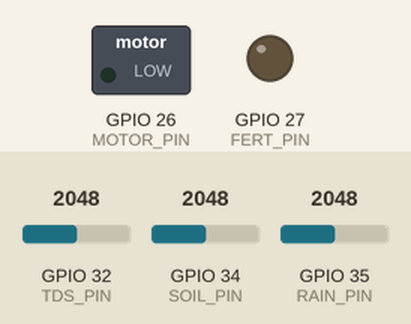
Recording of a sketch running on a simulated ESP32. Shown: switched loads named in the sketch (green lamp = pin HIGH), output pins drawn as LEDs (lit = HIGH). The inputs (shaded band) are chosen by the test bench; at power-on: GPIO 34 (SOIL_PIN) = 2048, GPIO 32 (TDS_PIN) = 2048, GPIO 35 (RAIN_PIN) = 2048. What the sketch prints to the serial monitor is not drawn.

Above: at 1.2 s.
1.3 s: GPIO 34 (SOIL_PIN) set to 2835
3.8 s: GPIO 34 (SOIL_PIN) set to 2965
At 5.5 s:
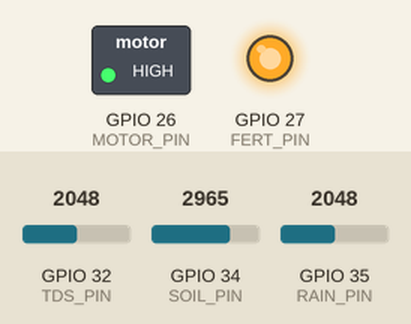
6.4 s: GPIO 32 (TDS_PIN) set to 2451
8.4 s: GPIO 32 (TDS_PIN) set to 2562
At 10.0 s:
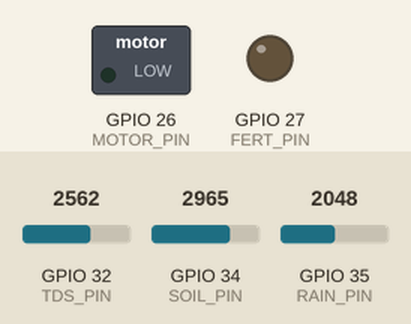
11.0 s: GPIO 35 (RAIN_PIN) set to 491
13.3 s: GPIO 32 (TDS_PIN) set to 2460
At 14.6 s:
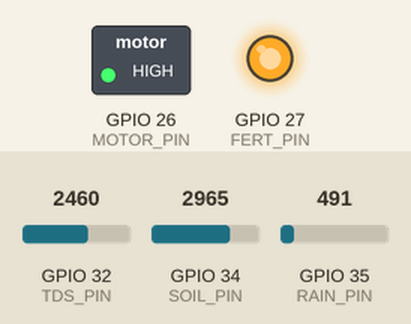
Timing chart, 0 to 16.7 s (numbered marks = the images above; inputs shaded):
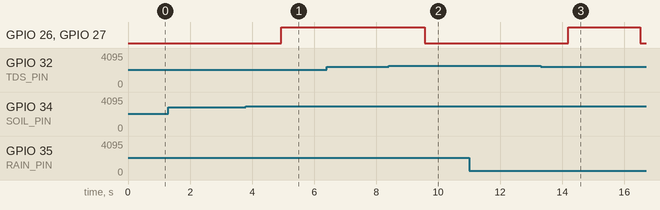

The sketch:

demo1.ino
```cpp
#define SOIL_PIN    34
#define RAIN_PIN    35
#define TDS_PIN     32
#define MOTOR_PIN   26
#define FERT_PIN    27

// ── Thresholds ────────────────────────────────────────────────────────────────
const int DRY_THRESHOLD   = 30;    // % -> irrigation ON below this
const int WET_THRESHOLD   = 35;    // % -> irrigation OFF above this
const int RAIN_THRESHOLD  = 500;   // <-- adjust after calibration
const int TDS_THRESHOLD   = 2500;  // raw ADC
const int SAMPLE_COUNT    = 10;    // more stable averaging

// Fertilizer duty cycle
const unsigned long FERT_PERIOD_MS = 60000UL; // 60 s
const unsigned long FERT_ON_MS     = 10000UL; // 10 s

// Rain debounce: require rain to be present for this long before OFF
const unsigned long RAIN_CONFIRM_MS = 3000UL;

// ── State ─────────────────────────────────────────────────────────────────────
bool motorOn       = false;
bool fertOn        = false;
bool rainConfirmed = false;

unsigned long fertCycleStart = 0;
unsigned long rainStartTime  = 0;

// ── Helpers ───────────────────────────────────────────────────────────────────
int averageRead(int pin) {
  long sum = 0;
  for (int i = 0; i < SAMPLE_COUNT; i++) {
    sum += analogRead(pin);
    delay(10);
  }
  return (int)(sum / SAMPLE_COUNT);
}

int toMoisture(int raw) {
  // Calibrate these values for your soil sensor
  const int DRY_RAW = 3500;
  const int WET_RAW = 1500;

  return constrain(map(raw, DRY_RAW, WET_RAW, 0, 100), 0, 100);
}

// ── Setup ─────────────────────────────────────────────────────────────────────
void setup() {
  Serial.begin(115200);

  pinMode(MOTOR_PIN, OUTPUT);
  pinMode(FERT_PIN, OUTPUT);

  digitalWrite(MOTOR_PIN, LOW);
  digitalWrite(FERT_PIN, LOW);

  fertCycleStart = millis();

  Serial.println("======================================");
  Serial.println(" SMART IRRIGATION SYSTEM STARTED ");
  Serial.println("======================================");
}

// ── Main loop ─────────────────────────────────────────────────────────────────
void loop() {
  int soilRaw = averageRead(SOIL_PIN);
  int rainRaw = averageRead(RAIN_PIN);
  int tdsRaw  = averageRead(TDS_PIN);

  int moisture = toMoisture(soilRaw);

  // ── Rain detection (LOW = wet for most modules)
  bool rainNow = (rainRaw < RAIN_THRESHOLD);

  // ── Debounce rain detection
  if (rainNow) {
    if (rainStartTime == 0) rainStartTime = millis();

    if (millis() - rainStartTime >= RAIN_CONFIRM_MS) {
      rainConfirmed = true;
    }
  } else {
    rainStartTime = 0;
    rainConfirmed = false;
  }

  // ── Water quality check
  bool waterGood = (tdsRaw < TDS_THRESHOLD);

  // ── Soil moisture hysteresis
  if (!motorOn && moisture < DRY_THRESHOLD) {
    motorOn = true;
  }

  if (motorOn && moisture > WET_THRESHOLD) {
    motorOn = false;
  }

  // ── Safety overrides
  if (rainConfirmed || !waterGood) {
    motorOn = false;
  }

  // ── Fertilizer control (only when irrigating)
  if (motorOn) {
    unsigned long elapsed = millis() - fertCycleStart;

    if (elapsed >= FERT_PERIOD_MS) {
      fertCycleStart = millis();
      elapsed = 0;
    }

    fertOn = (elapsed < FERT_ON_MS);
  } else {
    fertOn = false;
    fertCycleStart = millis();
  }

  // ── Apply outputs
  digitalWrite(MOTOR_PIN, motorOn ? HIGH : LOW);
  digitalWrite(FERT_PIN, fertOn ? HIGH : LOW);

  // ── Serial Monitor Output
  Serial.println("---- SENSOR DATA ----");
  Serial.print("Soil raw: "); Serial.print(soilRaw);
  Serial.print("  Moisture: "); Serial.print(moisture); Serial.println("%");

  Serial.print("Rain raw: "); Serial.print(rainRaw);
  Serial.print("  Rain now: "); Serial.print(rainNow ? "YES" : "NO");
  Serial.print("  Confirmed: "); Serial.println(rainConfirmed ? "YES" : "NO");

  Serial.print("TDS raw: "); Serial.print(tdsRaw);
  Serial.print("  Water good: "); Serial.println(waterGood ? "YES" : "NO");

  Serial.print("Motor: "); Serial.println(motorOn ? "ON" : "OFF");
  Serial.print("Fertilizer: "); Serial.println(fertOn ? "ON" : "OFF");

  if (rainConfirmed) {
    Serial.println("STATUS: Rain detected — system OFF");
  } else if (!waterGood) {
    Serial.println("STATUS: High TDS — system OFF");
  } else if (motorOn) {
    if (fertOn) {
      Serial.println("STATUS: Irrigating + fertilizing");
    } else {
      Serial.println("STATUS: Irrigating");
    }
  } else {
    Serial.println("STATUS: Soil OK — standby");
  }

  Serial.println();
  delay(2000);
}
```

Measured:
- the behaviour switches between 2900 and 2901 on GPIO 34 (SOIL_PIN) (found by bisection; images 0 and 1)
- the behaviour switches between 2499 and 2500 on GPIO 32 (TDS_PIN) (found by bisection; images 1 and 2)
- after the input at 1.3 s, every drawn part: stays the same
- after the input at 3.8 s, GPIO 26 (MOTOR_PIN), GPIO 27 (FERT_PIN): LOW → HIGH after 1.1 s
- after the input at 6.4 s, every drawn part: stays the same
- after the input at 8.4 s, GPIO 26 (MOTOR_PIN), GPIO 27 (FERT_PIN): HIGH → LOW after 1.2 s
- after the input at 11.0 s, every drawn part: stays the same
- after the input at 13.3 s, GPIO 26 (MOTOR_PIN), GPIO 27 (FERT_PIN): LOW → HIGH after 0.90 s, → LOW 2.3 s later
